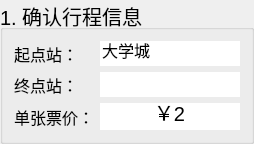
           <widget class="QGroupBox" name="groupBox_ComfirmRoute">
            <property name="minimumSize">
             <size>
              <width>190</width>
              <height>120</height>
             </size>
            </property>
            <property name="maximumSize">
             <size>
              <width>1000</width>
              <height>300</height>
             </size>
            </property>
            <property name="font">
             <font>
              <pointsize>15</pointsize>
             </font>
            </property>
            <property name="title">
             <string>1. 确认行程信息</string>
            </property>
            <layout class="QGridLayout" name="gridLayout_7">
             <item row="0" column="0">
              <widget class="QLabel" name="label_Start_Checkout">
               <property name="font">
                <font>
                 <pointsize>12</pointsize>
                </font>
               </property>
               <property name="text">
                <string>起点站：</string>
               </property>
              </widget>
             </item>
             <item row="0" column="1">
              <widget class="QLineEdit" name="lineEdit_Start_Checkout">
               <property name="font">
                <font>
                 <pointsize>12</pointsize>
                </font>
               </property>
               <property name="text">
                <string>大学城</string>
               </property>
               <property name="maxLength">
                <number>20</number>
               </property>
               <property name="frame">
                <bool>false</bool>
               </property>
               <property name="readOnly">
                <bool>true</bool>
               </property>
              </widget>
             </item>
             <item row="1" column="0">
              <widget class="QLabel" name="label_Destination_Checkout">
               <property name="font">
                <font>
                 <pointsize>12</pointsize>
                </font>
               </property>
               <property name="text">
                <string>终点站：</string>
               </property>
              </widget>
             </item>
             <item row="1" column="1">
              <widget class="QLineEdit" name="lineEdit_Destination_Checkout">
               <property name="font">
                <font>
                 <pointsize>12</pointsize>
                </font>
               </property>
               <property name="maxLength">
                <number>20</number>
               </property>
               <property name="frame">
                <bool>false</bool>
               </property>
               <property name="readOnly">
                <bool>true</bool>
               </property>
              </widget>
             </item>
             <item row="2" column="0">
              <widget class="QLabel" name="label_UnitPrice">
               <property name="font">
                <font>
                 <pointsize>12</pointsize>
                </font>
               </property>
               <property name="text">
                <string>单张票价：</string>
               </property>
              </widget>
             </item>
             <item row="2" column="1">
              <widget class="QSpinBox" name="spinBox_UnitPrice">
               <property name="wrapping">
                <bool>false</bool>
               </property>
               <property name="frame">
                <bool>false</bool>
               </property>
               <property name="alignment">
                <set>Qt::AlignCenter</set>
               </property>
               <property name="readOnly">
                <bool>true</bool>
               </property>
               <property name="buttonSymbols">
                <enum>QAbstractSpinBox::NoButtons</enum>
               </property>
               <property name="accelerated">
                <bool>false</bool>
               </property>
               <property name="prefix">
                <string>￥</string>
               </property>
               <property name="minimum">
                <number>2</number>
               </property>
               <property name="maximum">
                <number>15</number>
               </property>
              </widget>
             </item>
            </layout>
           </widget>
